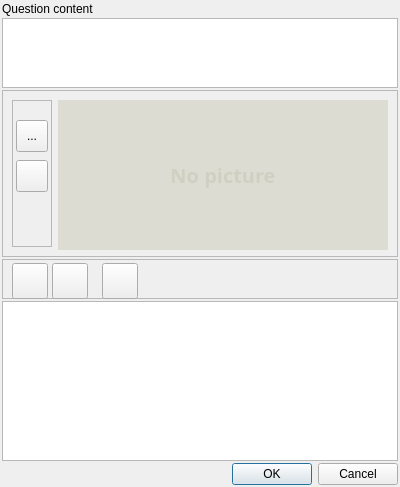
<?xml version="1.0" encoding="UTF-8"?>
<ui version="4.0">
 <class>QuestionEdDlg</class>
 <widget class="QDialog" name="QuestionEdDlg">
  <property name="geometry">
   <rect>
    <x>0</x>
    <y>0</y>
    <width>400</width>
    <height>487</height>
   </rect>
  </property>
  <property name="windowTitle">
   <string>Question editing</string>
  </property>
  <layout class="QVBoxLayout" name="verticalLayout">
   <property name="spacing">
    <number>2</number>
   </property>
   <property name="leftMargin">
    <number>2</number>
   </property>
   <property name="topMargin">
    <number>2</number>
   </property>
   <property name="rightMargin">
    <number>2</number>
   </property>
   <property name="bottomMargin">
    <number>2</number>
   </property>
   <item>
    <widget class="QLabel" name="lbCaption">
     <property name="text">
      <string>Question content</string>
     </property>
    </widget>
   </item>
   <item>
    <widget class="QTextEdit" name="textEdit"/>
   </item>
   <item>
    <widget class="QFrame" name="frame">
     <property name="minimumSize">
      <size>
       <width>0</width>
       <height>120</height>
      </size>
     </property>
     <property name="frameShape">
      <enum>QFrame::StyledPanel</enum>
     </property>
     <property name="frameShadow">
      <enum>QFrame::Raised</enum>
     </property>
     <layout class="QHBoxLayout" name="horizontalLayout">
      <item>
       <widget class="QFrame" name="frame_3">
        <property name="minimumSize">
         <size>
          <width>40</width>
          <height>0</height>
         </size>
        </property>
        <property name="maximumSize">
         <size>
          <width>40</width>
          <height>16777215</height>
         </size>
        </property>
        <property name="frameShape">
         <enum>QFrame::StyledPanel</enum>
        </property>
        <property name="frameShadow">
         <enum>QFrame::Raised</enum>
        </property>
        <widget class="QToolButton" name="tbSelectPicture">
         <property name="geometry">
          <rect>
           <x>4</x>
           <y>20</y>
           <width>32</width>
           <height>32</height>
          </rect>
         </property>
         <property name="toolTip">
          <string>Load image from file</string>
         </property>
         <property name="text">
          <string>...</string>
         </property>
        </widget>
        <widget class="QToolButton" name="tbDeletePicture">
         <property name="geometry">
          <rect>
           <x>4</x>
           <y>60</y>
           <width>32</width>
           <height>32</height>
          </rect>
         </property>
         <property name="toolTip">
          <string>Delete picture</string>
         </property>
         <property name="text">
          <string/>
         </property>
         <property name="icon">
          <iconset resource="fingram.qrc">
           <normaloff>:/resources/delete.svg</normaloff>:/resources/delete.svg</iconset>
         </property>
         <property name="iconSize">
          <size>
           <width>24</width>
           <height>24</height>
          </size>
         </property>
        </widget>
       </widget>
      </item>
      <item>
       <widget class="QLabel" name="lbImage">
        <property name="minimumSize">
         <size>
          <width>330</width>
          <height>150</height>
         </size>
        </property>
        <property name="maximumSize">
         <size>
          <width>330</width>
          <height>150</height>
         </size>
        </property>
        <property name="styleSheet">
         <string notr="true">background : rgba(80,80,0,30);
color :  rgba(60,60,0,20);
font-family: sans-serif;
font-size: 20px; 
font-weight: bold;</string>
        </property>
        <property name="text">
         <string>No picture</string>
        </property>
        <property name="scaledContents">
         <bool>false</bool>
        </property>
        <property name="alignment">
         <set>Qt::AlignCenter</set>
        </property>
        <property name="wordWrap">
         <bool>true</bool>
        </property>
       </widget>
      </item>
     </layout>
    </widget>
   </item>
   <item>
    <widget class="QFrame" name="frame_2">
     <property name="minimumSize">
      <size>
       <width>0</width>
       <height>40</height>
      </size>
     </property>
     <property name="frameShape">
      <enum>QFrame::StyledPanel</enum>
     </property>
     <property name="frameShadow">
      <enum>QFrame::Raised</enum>
     </property>
     <widget class="QToolButton" name="tbAdd">
      <property name="geometry">
       <rect>
        <x>10</x>
        <y>4</y>
        <width>36</width>
        <height>36</height>
       </rect>
      </property>
      <property name="toolTip">
       <string>Insert answer</string>
      </property>
      <property name="text">
       <string/>
      </property>
      <property name="icon">
       <iconset resource="fingram.qrc">
        <normaloff>:/resources/add.svg</normaloff>:/resources/add.svg</iconset>
      </property>
      <property name="iconSize">
       <size>
        <width>24</width>
        <height>24</height>
       </size>
      </property>
     </widget>
     <widget class="QToolButton" name="tbDel">
      <property name="geometry">
       <rect>
        <x>50</x>
        <y>4</y>
        <width>36</width>
        <height>36</height>
       </rect>
      </property>
      <property name="toolTip">
       <string>Delete answer</string>
      </property>
      <property name="text">
       <string/>
      </property>
      <property name="icon">
       <iconset resource="fingram.qrc">
        <normaloff>:/resources/delete.svg</normaloff>:/resources/delete.svg</iconset>
      </property>
      <property name="iconSize">
       <size>
        <width>24</width>
        <height>24</height>
       </size>
      </property>
     </widget>
     <widget class="QToolButton" name="tbSort">
      <property name="geometry">
       <rect>
        <x>100</x>
        <y>4</y>
        <width>36</width>
        <height>36</height>
       </rect>
      </property>
      <property name="toolTip">
       <string>Sort answer</string>
      </property>
      <property name="text">
       <string/>
      </property>
      <property name="icon">
       <iconset resource="fingram.qrc">
        <normaloff>:/resources/sort.svg</normaloff>:/resources/sort.svg</iconset>
      </property>
      <property name="iconSize">
       <size>
        <width>24</width>
        <height>24</height>
       </size>
      </property>
     </widget>
    </widget>
   </item>
   <item>
    <widget class="QTableView" name="tableView">
     <property name="minimumSize">
      <size>
       <width>0</width>
       <height>160</height>
      </size>
     </property>
     <property name="editTriggers">
      <set>QAbstractItemView::NoEditTriggers</set>
     </property>
    </widget>
   </item>
   <item>
    <widget class="QDialogButtonBox" name="buttonBox">
     <property name="orientation">
      <enum>Qt::Horizontal</enum>
     </property>
     <property name="standardButtons">
      <set>QDialogButtonBox::Cancel|QDialogButtonBox::Ok</set>
     </property>
    </widget>
   </item>
  </layout>
 </widget>
 <resources>
  <include location="fingram.qrc"/>
 </resources>
 <connections>
  <connection>
   <sender>buttonBox</sender>
   <signal>accepted()</signal>
   <receiver>QuestionEdDlg</receiver>
   <slot>accept()</slot>
   <hints>
    <hint type="sourcelabel">
     <x>248</x>
     <y>254</y>
    </hint>
    <hint type="destinationlabel">
     <x>157</x>
     <y>274</y>
    </hint>
   </hints>
  </connection>
  <connection>
   <sender>buttonBox</sender>
   <signal>rejected()</signal>
   <receiver>QuestionEdDlg</receiver>
   <slot>reject()</slot>
   <hints>
    <hint type="sourcelabel">
     <x>316</x>
     <y>260</y>
    </hint>
    <hint type="destinationlabel">
     <x>286</x>
     <y>274</y>
    </hint>
   </hints>
  </connection>
 </connections>
</ui>
